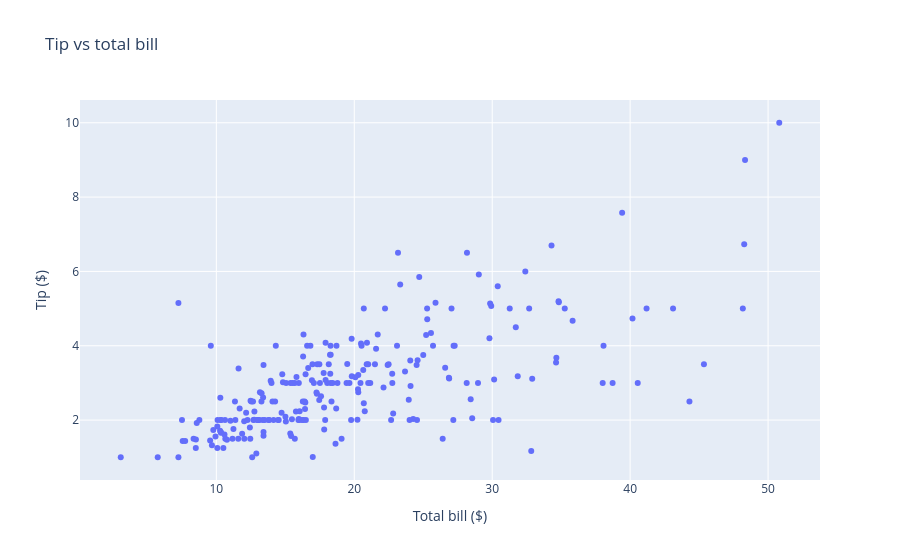

Write notebook code for a chart like this one.
### Markdown cell above
### How a Plotly Express call works
Every Plotly Express function follows the same pattern:

```python
fig = px.chart_type(dataframe, x="column", y="column", color="column", title="...")
fig.show()
```

- `dataframe`: the pandas DataFrame containing the data
- `x`, `y`: the **names of the columns** to put on each axis
- `color`: a column used to split the data into colored groups
- `title`, `labels`: to make the chart readable

Once you know this pattern, you know how to use almost every function of Plotly Express.

### Code cell
fig = px.scatter(tips, x="total_bill", y="tip",
                 title="Tip vs total bill",
                 labels={"total_bill": "Total bill ($)", "tip": "Tip ($)"})
fig.show()

### Figure 1 — Plotly figure (JSON) as saved in the notebook; plotly's stock layout.template omitted (floating-point values rounded to 4 significant figures; data arrays with more than 128 entries replaced by an {"elided": "..."} marker saying what was removed)
{"data": [{"hovertemplate": "Total bill ($)=%{x}<br>Tip ($)=%{y}<extra></extra>", "legendgroup": "", "marker": {"color": "#636efa", "symbol": "circle"}, "mode": "markers", "name": "", "orientation": "v", "showlegend": false, "type": "scatter", "x": {"elided": "244 float values"}, "xaxis": "x", "y": {"elided": "244 float values"}, "yaxis": "y"}], "layout": {"legend": {"tracegroupgap": 0}, "title": {"text": "Tip vs total bill"}, "xaxis": {"anchor": "y", "domain": [0.0, 1.0], "title": {"text": "Total bill ($)"}}, "yaxis": {"anchor": "x", "domain": [0.0, 1.0], "title": {"text": "Tip ($)"}}}}
